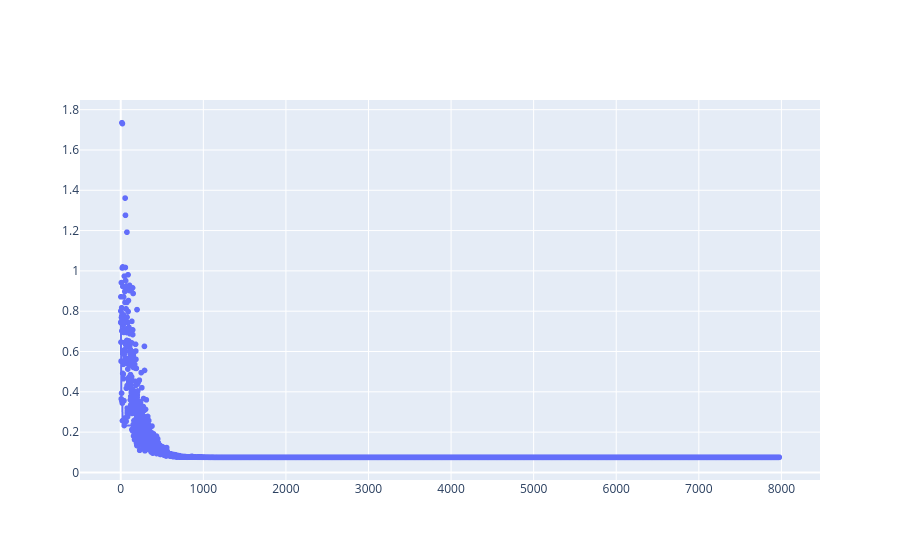

The code cell stored with this chart in its notebook:
### Code cell
figure_scatter = px.scatter(df_progress, x = "evaluation", y = "objective")
figure_line = px.line(df_progress, x = "evaluation", y = "best_objective")
go.Figure(data = figure_scatter.data + figure_line.data)

### Figure 1 — Plotly figure (JSON) as saved in the notebook; plotly's stock layout.template omitted (floating-point values rounded to 4 significant figures; data arrays with more than 128 entries replaced by an {"elided": "..."} marker saying what was removed)
{"data": [{"hovertemplate": "evaluation=%{x}<br>objective=%{y}<extra></extra>", "legendgroup": "", "marker": {"color": "#636efa", "symbol": "circle"}, "mode": "markers", "name": "", "showlegend": false, "type": "scattergl", "x": {"elided": "7975 int values"}, "xaxis": "x", "y": {"elided": "7975 float values"}, "yaxis": "y"}, {"hovertemplate": "evaluation=%{x}<br>best_objective=%{y}<extra></extra>", "legendgroup": "", "line": {"color": "#636efa", "dash": "solid"}, "marker": {"symbol": "circle"}, "mode": "lines", "name": "", "showlegend": false, "type": "scattergl", "x": {"elided": "7975 int values"}, "xaxis": "x", "y": {"elided": "7975 float values"}, "yaxis": "y"}], "layout": {}}
